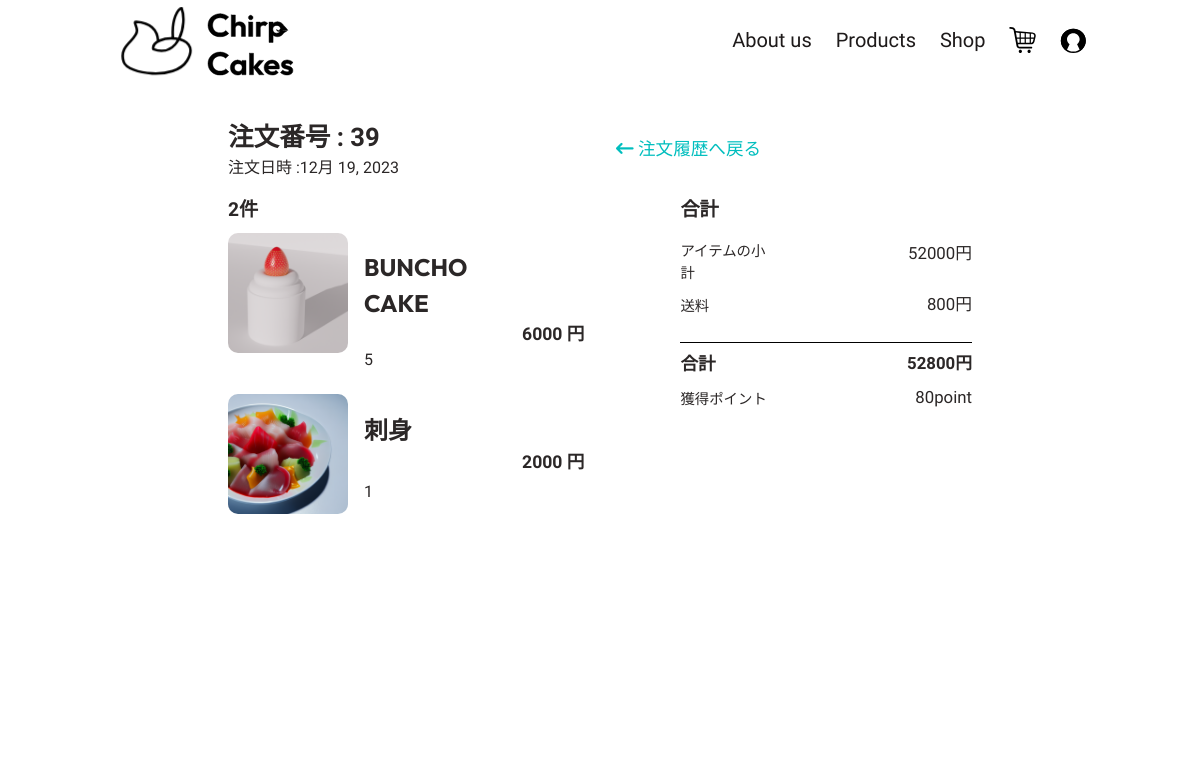
/main/orderdetail/39 (signed in), run on the app's committed database.
### main/models.py (models this page shows, shortened)
class OrderDetailTable(models.Model):
    class Meta:
        verbose_name = _('注文詳細テーブル')
        verbose_name_plural = _('注文詳細テーブル')
    detail_id = models.AutoField(primary_key=True, unique=True, verbose_name='注文詳細ID', editable=False)
    order_id = models.ForeignKey(OrderTable, on_delete=models.CASCADE, verbose_name='注文ID', related_name='related_order')
    item_id = models.ForeignKey(ItemTable, on_delete=models.CASCADE, verbose_name='商品ID', related_name='related_order_item')
    quantity = models.IntegerField(verbose_name='数量', default=0, validators=[MinValueValidator(0), MaxValueValidator(1000)])
    def get_total_price(self):
        return self.quantity * self.item_id.price

class OrderTable(models.Model):
    class Meta:
        verbose_name = _('注文テーブル')
        verbose_name_plural = _('注文テーブル')
    PAY_CHOICE = [
        (1, 'クレジットカード'),
        (2, '代金引換'),
        (3, '後払い決済'),
        (4, '振込')
    ]
    order_id = models.AutoField(primary_key=True, unique=True, verbose_name='注文ID', editable=False)
    user_id = models.ForeignKey(settings.AUTH_USER_MODEL, on_delete=models.CASCADE)
    post = models.TextField(verbose_name='郵便番号', default='', max_length=84, blank=False, validators=[RegexValidator(r'^[0-9]{3}-[0-9]{4}$',)])
    pref = models.TextField(verbose_name='都道府県', default='', max_length=20, blank=False)
    address = models.TextField(verbose_name='住所詳細', default='', max_length=255, blank=False)
    postage = models.IntegerField(verbose_name='送料', default=0, validators=[MinValueValidator(1), MaxValueValidator(9999)])
    town = models.CharField(verbose_name='市町村', max_length=255, default='')
    to_firstname = models.TextField(verbose_name='送り先(名前)',default='', blank=False)
    to_lastname = models.TextField(verbose_name='送り先(苗字)', default='',blank=False)
    create = models.DateField(auto_now_add=True, verbose_name='注文確定日')
    ordered = models.BooleanField(default=False, verbose_name='発送状況')
    arrive = models.DateField(verbose_name='到着予定日')
    pay = models.IntegerField(verbose_name='支払方法', choices=PAY_CHOICE, unique=False, default=1, blank=False)
    total_pay = models.IntegerField(verbose_name='合計金額', default=1)
    def get_total(self):
        total = 0
        for item in self.related_order.all():
            total += item.get_total_price()
        return int(total)

class ItemTable(models.Model):
    class Meta:
        verbose_name = _('商品テーブル')
        verbose_name_plural = _('商品テーブル')
    item_id = models.AutoField(primary_key=True, unique=True, verbose_name='商品ID', editable=False)
    item_name = models.TextField(max_length=30, unique=True, verbose_name='商品名')
    item_name_eng = models.TextField(default=f'',max_length=50, verbose_name='商品名(english)')
    item_img = models.ImageField(default='main/item/default_img.jpg', upload_to=saveItemPath)
    price = models.IntegerField(verbose_name='値段/個')
    sale_flg = models.BooleanField(default=True, verbose_name='販売ステータス')
    slug = models.SlugField(null=True, blank=True, max_length=20, default=f'')

### main/views.py (the view)
# urls.py: path('orderdetail/<pk>', views.OrderDetail.as_view(), name='orderdetail'),
class OrderDetail(LoginRequiredMixin, TemplateView):
    template_name = 'main/orderdetail.html'
    params = {
    }
    def get(self, request, *args, **kwargs):
        order_id = self.kwargs['pk']
        if OrderTable.objects.filter(order_id=order_id).exists():
            order = OrderTable.objects.get(order_id=order_id)
            self.params['data'] = OrderDetailTable.objects.filter(order_id=order).all()
            total = order.get_total()
            point = total // 100
            self.params['get_point'] = point
        else:
            return redirect('main:order')
        return render(request, self.template_name, self.params)

### templates/main/orderdetail.html (shortened to what this page needs)
{% load static %}
<!DOCTYPE html>
<html lang="ja">
<head>
    <link rel="stylesheet" href="{% static 'main/css/main.css' %}">
</head>
<body>
    {% include 'main/component/banner.html' %}
    <div id="root">
        <main id="orderhistdetail">
            <div class="data-order-group">
                <div class="data-order table">
                    <div class="table-items is-title">
                        注文番号 : {{ data.0.order_id.order_id }}
                    </div>
                    <div class="table-items">
                        注文日時 :{{ data.0.order_id.create }}
                    </div>
                </div>
                <div class="backpage">
                    <a href="{% url 'main:orderhistory' %}">
                        <i class="fa-solid fa-arrow-left-long"></i>
                        注文履歴へ戻る
                    </a>
                </div>
            </div>
            <div class="data-field">
                <div class="data-main">
                    <div class="table">
                        <div class="data-title">
                            {{ data.count }}件
                        </div>
                    </div>
                    <div class="item-group">
                        {% for item in data %}
                        <div class="data-item-group">
                            <div class="data-item-img">
                                <a href="{% url 'main:product' item.item_id.slug %}">
                                    <img src="{{ MEDIA_URL }}{{ item.item_id.item_img }}" alt="" height="120px"
                                        width="120px">
                                </a>
                            </div>
                            <div class="data-item-detail">
                                <div class="data-item-name">
                                    <a
                                        href="{% url 'main:product' item.item_id.slug %}">{{ item.item_id.item_name }}</a>
                                </div>
                                <div class="data-item-quantity">
                                    {{ item.quantity }}
                                </div>
                                <div class="data-item-option">
                                </div>
                                <div class="data-item-price">
                                    {{ item.get_total_price }}
                                </div>
                            </div>
                        </div>
                        {% endfor %}
                    </div>
                </div>
                <div class="data-side">
                    <div class="data-price-group">
                        <div class="data-title">
                            合計
                        </div>
                        <div class="data-price table">
                            <div class="table-items">
                                アイテムの小計
                            </div>
                            <div class="table-items">
                                {{ data.0.order_id.total_pay }}円
                            </div>
                            <div class="table-items">
                                送料
                            </div>
                            <div class="table-items">
                                {{ data.0.order_id.postage }}円
                            </div>
                            <div class="table-items is-total">
                                合計
                            </div>
                            <div class="table-items is-total">
                                {{ data.0.order_id.total_pay|add:data.0.order_id.postage }}円
                            </div>
                            <div class="table-items">
                                獲得ポイント
                            </div>
                            <div class="table-items">
                                {{ get_point }}point
                            </div>
                        </div>
                    </div>
                </div>
            </div>
        </main>
    </div>
</body>
</html>

### data on the page
OrderDetailTable: order_id.order_id "39", order_id.create "12月 19, 2023", item_id.item_img (picture), item_id.item_name "BUNCHO CAKE", quantity "5", get_total_price "6000", order_id.total_pay "52000", order_id.postage "800", order_id.postage "52800"
OrderDetailTable: item_id.item_img (picture), item_id.item_name "刺身", quantity "1", get_total_price "2000"

### other printed values
{{ data.count }} "2"
{{ get_point }} "80"
